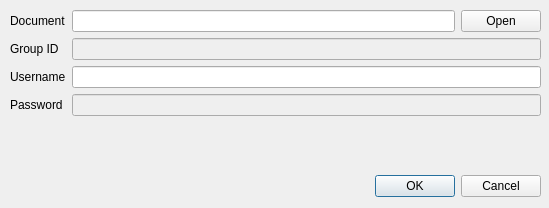
<?xml version="1.0" encoding="UTF-8"?>
<ui version="4.0">
 <class>Dialog</class>
 <widget class="QDialog" name="Dialog">
  <property name="geometry">
   <rect>
    <x>0</x>
    <y>0</y>
    <width>549</width>
    <height>208</height>
   </rect>
  </property>
  <property name="windowTitle">
   <string>Settings</string>
  </property>
  <widget class="QDialogButtonBox" name="buttonBox">
   <property name="geometry">
    <rect>
     <x>10</x>
     <y>170</y>
     <width>531</width>
     <height>32</height>
    </rect>
   </property>
   <property name="orientation">
    <enum>Qt::Horizontal</enum>
   </property>
   <property name="standardButtons">
    <set>QDialogButtonBox::Cancel|QDialogButtonBox::Ok</set>
   </property>
  </widget>
  <widget class="QWidget" name="gridLayoutWidget">
   <property name="geometry">
    <rect>
     <x>10</x>
     <y>10</y>
     <width>531</width>
     <height>141</height>
    </rect>
   </property>
   <layout class="QGridLayout" name="gridLayout">
    <item row="3" column="1">
     <widget class="QLineEdit" name="username"/>
    </item>
    <item row="2" column="1">
     <widget class="QLineEdit" name="group_id">
      <property name="enabled">
       <bool>false</bool>
      </property>
     </widget>
    </item>
    <item row="2" column="0">
     <widget class="QLabel" name="label_2">
      <property name="text">
       <string>Group ID</string>
      </property>
     </widget>
    </item>
    <item row="3" column="0">
     <widget class="QLabel" name="label_3">
      <property name="text">
       <string>Username</string>
      </property>
     </widget>
    </item>
    <item row="0" column="0">
     <widget class="QLabel" name="label">
      <property name="text">
       <string>Document</string>
      </property>
     </widget>
    </item>
    <item row="0" column="1">
     <layout class="QHBoxLayout" name="horizontalLayout">
      <item>
       <widget class="QLineEdit" name="document">
        <property name="echoMode">
         <enum>QLineEdit::Normal</enum>
        </property>
       </widget>
      </item>
      <item>
       <widget class="QPushButton" name="open_button">
        <property name="text">
         <string>Open</string>
        </property>
       </widget>
      </item>
     </layout>
    </item>
    <item row="4" column="0">
     <widget class="QLabel" name="label_4">
      <property name="text">
       <string>Password</string>
      </property>
     </widget>
    </item>
    <item row="4" column="1">
     <widget class="QLineEdit" name="password">
      <property name="enabled">
       <bool>false</bool>
      </property>
      <property name="echoMode">
       <enum>QLineEdit::Password</enum>
      </property>
      <property name="readOnly">
       <bool>true</bool>
      </property>
      <property name="placeholderText">
       <string/>
      </property>
     </widget>
    </item>
    <item row="5" column="1">
     <spacer name="verticalSpacer">
      <property name="orientation">
       <enum>Qt::Vertical</enum>
      </property>
      <property name="sizeHint" stdset="0">
       <size>
        <width>20</width>
        <height>40</height>
       </size>
      </property>
     </spacer>
    </item>
   </layout>
  </widget>
 </widget>
 <resources/>
 <connections>
  <connection>
   <sender>buttonBox</sender>
   <signal>accepted()</signal>
   <receiver>Dialog</receiver>
   <slot>accept()</slot>
   <hints>
    <hint type="sourcelabel">
     <x>248</x>
     <y>254</y>
    </hint>
    <hint type="destinationlabel">
     <x>157</x>
     <y>274</y>
    </hint>
   </hints>
  </connection>
  <connection>
   <sender>buttonBox</sender>
   <signal>rejected()</signal>
   <receiver>Dialog</receiver>
   <slot>reject()</slot>
   <hints>
    <hint type="sourcelabel">
     <x>316</x>
     <y>260</y>
    </hint>
    <hint type="destinationlabel">
     <x>286</x>
     <y>274</y>
    </hint>
   </hints>
  </connection>
 </connections>
</ui>
